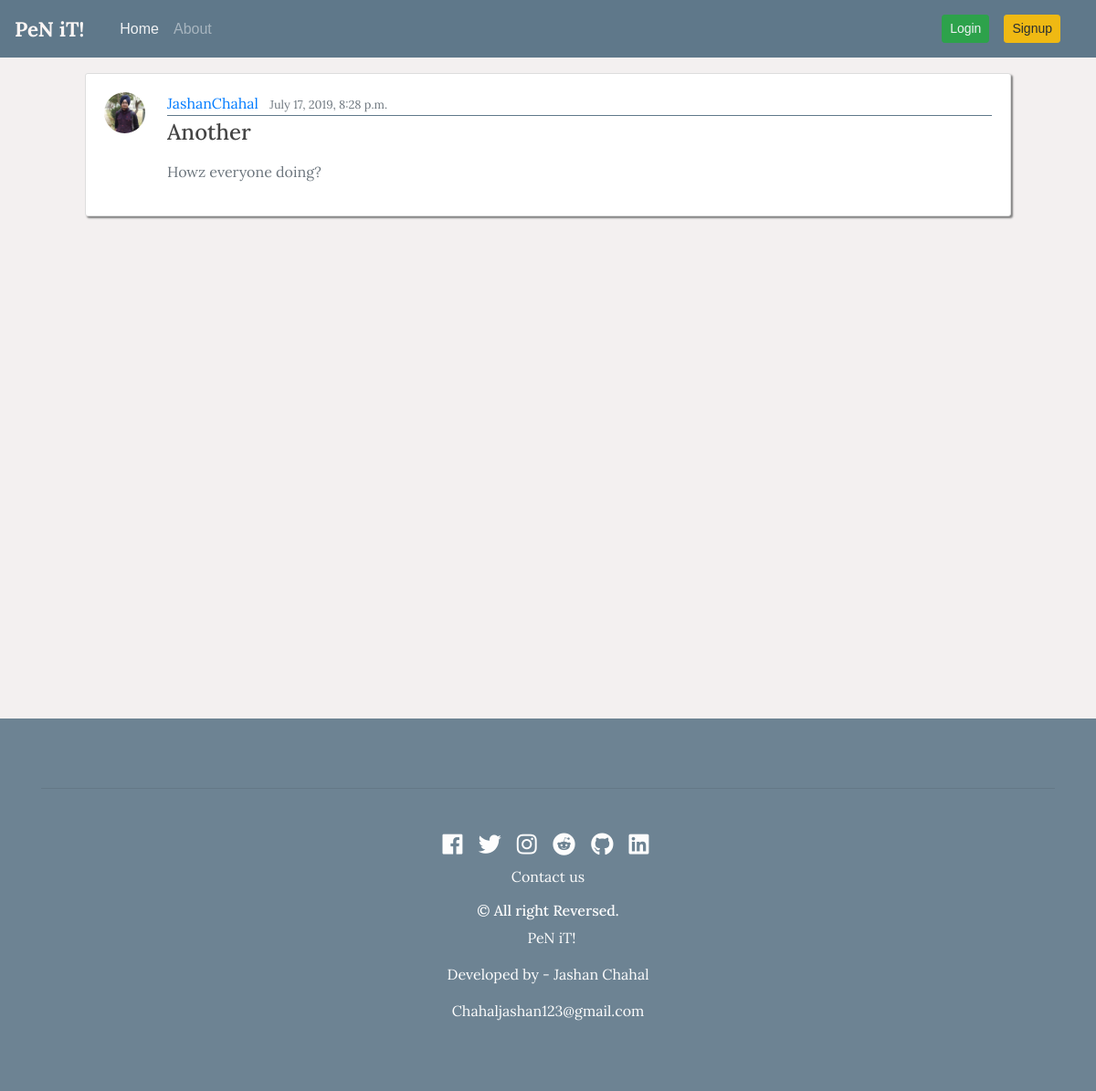
Screenshot of /post/28/ with the database file from the repository.
### blog/models.py (models this page shows, shortened)
class Post(models.Model):
    title = models.CharField(max_length = 100)
    content = models.TextField()
    date_posted = models.DateTimeField(default = timezone.now)
    author = models.ForeignKey(User, on_delete = models.CASCADE)

### users/models.py (models this page shows, shortened)
class Profile(models.Model):
    user = models.OneToOneField(User,on_delete = models.CASCADE)
    image = models.ImageField( default = 'default.jpg', upload_to ='profile_pics')

### blog/views.py (the view)
# urls.py: path('post/<int:pk>/',PostDetailView.as_view(),name='post-detail'),
class PostDetailView(DetailView) :
    model = Post

### blog/templates/blog/post_detail.html (shortened to what this page needs)
{% extends "blog/base.html" %}
{% block content %}
<article class="media content-section">
  <a class="mr-2" href="{% url 'user-posts' object.author.username %}"><img class ="rounded-circle article-img img-fluid"src="{{ post.author.profile.image.url }}"></a>
        <div class="media-body">
          <div class="article-metadata">
                    <a class="mr-2" href="{% url 'user-posts' object.author.username %}">{{ object.author }}</a>
                    <small class="text-muted">{{ object.date_posted }}</small>
              </div>
          <h2 class="article-title">{{ object.title }}</h2>
         <p class="article-content"><div class="text-muted">
                   {{ object.content }}
            </div>
                </p>
                </div>
            </article>
{% endblock content %}

### blog/static/blog/main.css (style rules this page uses)
body { background: #f3f0f0; font-family: 'Lora', serif; color: #333333; margin-top: 5rem; vertical-align: middle; }
#bg { background-size: 1800px 900px; background-repeat: no-repeat; background-attachment: fixed; }
h1, h2, h3, h4, h5, h6 { color: #444444; }
.content-section { background: #ffffff; box-shadow: 2px 2px 2px grey; padding: 20px 20px; border: 1px solid #dddddd; border-radius: 3px; margin-bottom: 20px; margin-right: 3rem; margin-left: 3rem; }
.article-title { font-size: 1.5rem; color: #444444; }
.article-content { white-space: pre-line; }
.article-img { height: auto; width: 45px; margin-right: 16px; }
.article-metadata { padding-bottom: 1px; margin-bottom: 4px; border-bottom: 1px solid #5f788a; }

### rows the page displays
Post: author.profile.image (picture), author "JashanChahal", date_posted "July 17, 2019, 8:28 p.m.", title "Another", content "Howz everyone doing?"
